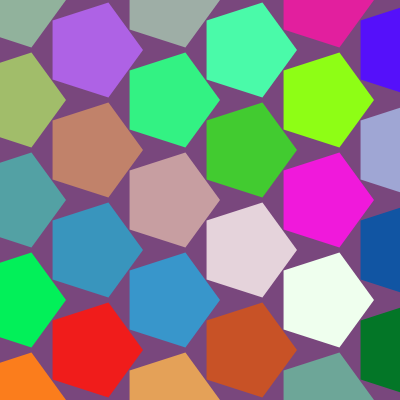
Frame 1 (no input)
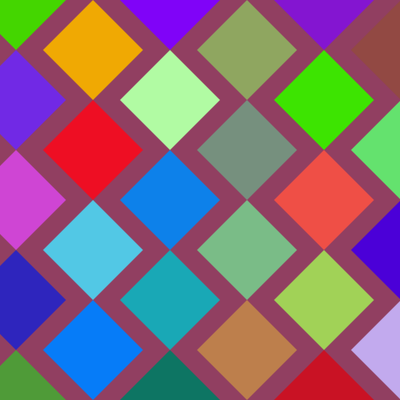
Frame 2 (the mouse pressed at the canvas centre, redrawn once)

The p5.js sketch that drew these frames (run headless with seeded random() and noise() and a simulated clock; the mouse was pressed at the canvas centre and the sketch redrawn once):

// p5.js sketch
// ── sketch.js
// https://editor.p5js.org/jht9629-nyu/sketches/VmN0o6MAz
// Pentagons v1
function setup() {
  createCanvas(400, 400);
  noLoop();
}

function draw() {
  //generate bg color
  let c = [0, 0, 0];
  for (let i = 0; i < 3; i++) {
    c[i] = random(50, 150);
  }
  background(c);

  //declare vars that determine shape size & padding
  let choices = [20, 30, 40, 50];
  let vertices = [3, 4, 5, 6, 7, 8];
  vertices = random(vertices);
  let sRadius = random(choices);
  let sPadding = sRadius / 2 + 2;
  const sGrid = -600;
  let sX = sGrid;
  let sY = sGrid;
  let sRow = 0;

  //draw each shape, evenly spaced diagonally
  noStroke();
  for (let i = 0; i < (width * height) / sRadius; i++) {
    fill(random(255), random(255), random(255));
    polygon(sX, sY, sRadius, vertices);
    if (sX + sRadius < width) {
      sX += sRadius + sPadding;
      sY += sRadius;
    } else {
      sRow += 2;
      sY = sGrid + sRadius * sRow;
      sX = sGrid;
    }
  }
}

function polygon(x, y, radius, npoints) {
  let angle = TWO_PI / npoints;
  beginShape();
  for (let a = 0; a < TWO_PI; a += angle) {
    let sx = x + cos(a) * radius;
    let sy = y + sin(a) * radius;
    vertex(sx, sy);
  }
  endShape(CLOSE);
}

function mousePressed() {
  draw()
}

// https://editor.p5js.org/elliotmersch/sketches/tFlNNcg8J
// Pentagons by elliotmersch
